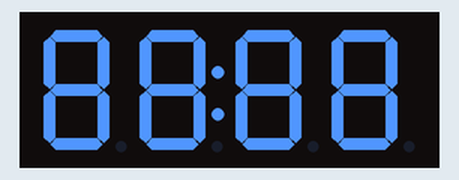
This program was run on a simulated Raspberry Pi Pico running MicroPython. On the bench: 4-digit seven-segment display.

Above: at 0.1 s.
At 2.1 s:
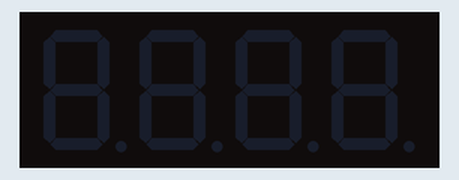
At 3.1 s:
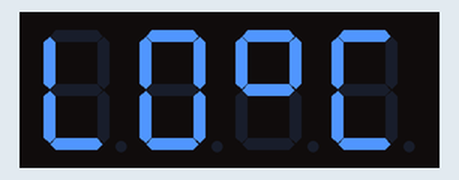
At 5.1 s:
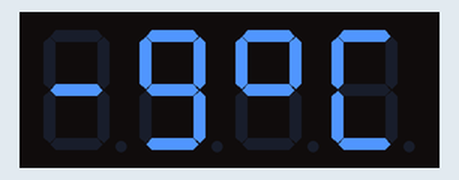
At 7.1 s:
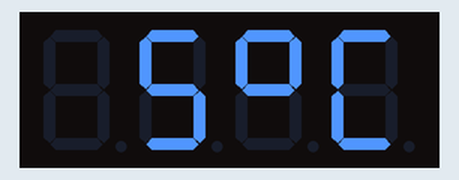
At 11.1 s:
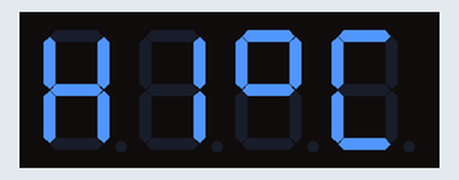

Measured:
- by itself, everything shown: repeats every 13.0 s, in 7 steps
- what the display in image 1 shows lasts 1.0 s, from 2.0 s to 3.0 s
- what the display in image 2 shows lasts 2.0 s, from 3.0 s to 5.0 s

The program:

Prog_1_TM1637_Driver_4Digit7Segment.py
```python
# Using 4-Digit 7-Segment Display with TM1637 Driver Chip
#
# Using mcauser's library: https://github.com/mcauser/micropython-tm1637
# CLK to GPIO16
# DIO to GPIO17
# VCC to 3.3V rail
# GND Pin to GND rail
#
# Turn on all LEDS and show temperature
#
# Lori Pfahler
# August 2025

import tm1637
from machine import Pin
import utime
# Setup display
tm = tm1637.TM1637(clk=Pin(16), dio=Pin(17))

# adjust brightness
tm.brightness(3)

try:
    while True:
        # all LEDS on "88:88"
        # Numerous approaches:
        # tm.write([127, 255, 127, 127])
        # tm.write(bytearray([127, 255, 127, 127]))
        # tm.write(b'\x7F\xFF\x7F\x7F')
        # tm.show('8888', True)
        tm.numbers(88, 88, True)
        utime.sleep(2)

        # all LEDS off
        tm.write([0, 0, 0, 0])
        # tm.show('    ')
        utime.sleep(1)

        # show temperature in Celcius for range -9 to +99
        tm.temperature(-10) # LO*C
        utime.sleep(2)
        tm.temperature(-9)  # -9*C
        utime.sleep(2)
        tm.temperature(5)   #  5*C
        utime.sleep(2)
        tm.temperature(99)  # 99*C
        utime.sleep(2)
        tm.temperature(100) # HI*C
        utime.sleep(2)


except KeyboardInterrupt:
    # all LEDS off
    tm.write([0, 0, 0, 0])
```
